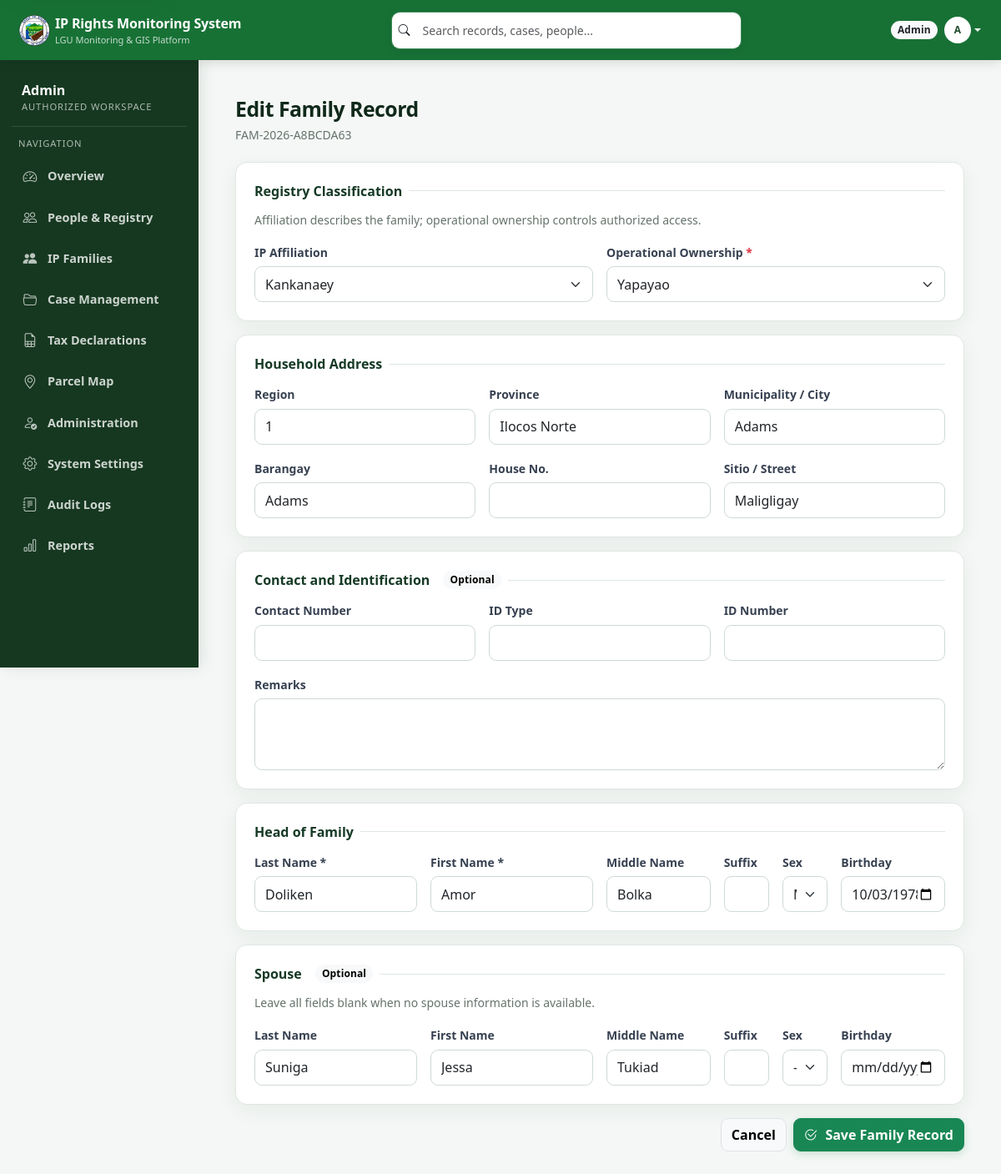
/auth/families/edit.php?id=310 (signed in), run on the app's committed database.
### tables this page shows
CREATE TABLE `ip_families` (
  `id` bigint(20) UNSIGNED NOT NULL,
  `family_reference` varchar(50) DEFAULT NULL,
  `affiliation_id` int(10) UNSIGNED DEFAULT NULL,
  `owning_tribe` varchar(150) DEFAULT NULL COMMENT 'Operational authorization scope; distinct from ethnic affiliation',
  `region` varchar(100) DEFAULT NULL,
  `province` varchar(150) DEFAULT NULL,
  `municipality_city` varchar(150) DEFAULT NULL,
  `barangay` varchar(150) DEFAULT NULL,
  `house_number` varchar(100) DEFAULT NULL,
  `sitio_street` varchar(200) DEFAULT NULL,
  `contact_number` varchar(30) DEFAULT NULL,
  `id_type` varchar(100) DEFAULT NULL,
  `id_number` varchar(150) DEFAULT NULL,
  `remarks` text DEFAULT NULL,
  `import_batch_id` bigint(20) UNSIGNED DEFAULT NULL,
  `source_reference` varchar(100) DEFAULT NULL,
  `imported_at` datetime DEFAULT NULL,
  `created_by` int(11) DEFAULT NULL,
  `updated_by` int(11) DEFAULT NULL,
  `created_at` timestamp NOT NULL DEFAULT current_timestamp(),
  `updated_at` timestamp NOT NULL DEFAULT current_timestamp() ON UPDATE current_timestamp()
);

CREATE TABLE `ip_affiliations` (
  `id` int(10) UNSIGNED NOT NULL,
  `code` varchar(50) NOT NULL,
  `name` varchar(100) NOT NULL,
  `status` enum('active','inactive') NOT NULL DEFAULT 'active',
  `created_at` timestamp NOT NULL DEFAULT current_timestamp(),
  `updated_at` timestamp NOT NULL DEFAULT current_timestamp() ON UPDATE current_timestamp()
);

CREATE TABLE `ip_family_members` (
  `id` bigint(20) UNSIGNED NOT NULL,
  `family_id` bigint(20) UNSIGNED NOT NULL,
  `member_role` enum('head','spouse') NOT NULL,
  `last_name` varchar(100) DEFAULT NULL,
  `first_name` varchar(100) DEFAULT NULL,
  `middle_name` varchar(100) DEFAULT NULL,
  `suffix` varchar(30) DEFAULT NULL,
  `sex` enum('Male','Female','Other') DEFAULT NULL,
  `birthdate` date DEFAULT NULL,
  `created_at` timestamp NOT NULL DEFAULT current_timestamp(),
  `updated_at` timestamp NOT NULL DEFAULT current_timestamp() ON UPDATE current_timestamp()
);

### includes/family_access.php (called while the page is built, shortened)
<?php
function family_scope_tribe(mysqli $conn): ?string
{
    return in_array($_SESSION['role'] ?? '', ['tribe_leader', 'tribe_rep'], true) ? current_user_tribe($conn) : null;
}
function require_family_access(mysqli $conn, int $familyId): array
{
    $stmt = $conn->prepare("SELECT f.*, a.name affiliation_name,
        CONCAT_WS(' ',h.first_name,h.middle_name,h.last_name,h.suffix) head_name,
        CONCAT_WS(' ',s.first_name,s.middle_name,s.last_name,s.suffix) spouse_name
        FROM ip_families f LEFT JOIN ip_affiliations a ON a.id=f.affiliation_id
        LEFT JOIN ip_family_members h ON h.family_id=f.id AND h.member_role='head'
        LEFT JOIN ip_family_members s ON s.family_id=f.id AND s.member_role='spouse'
        WHERE f.id=? LIMIT 1");
    $stmt->bind_param('i', $familyId); $stmt->execute();
    $family = $stmt->get_result()->fetch_assoc();
    $scope = family_scope_tribe($conn);
    return $family;
}
function family_member(mysqli $conn, int $familyId, string $role): ?array
{
    $stmt = $conn->prepare('SELECT * FROM ip_family_members WHERE family_id=? AND member_role=? LIMIT 1');
    $stmt->bind_param('is', $familyId, $role); $stmt->execute();
    return $stmt->get_result()->fetch_assoc() ?: null;
}

### includes/security.php (called while the page is built, shortened)
<?php
function e($value): string
{
    return htmlspecialchars((string) $value, ENT_QUOTES | ENT_SUBSTITUTE, 'UTF-8');
}

### auth/families/_form.php (the view, shortened to what this page needs)
<?php $head = $head ?? []; $spouse = $spouse ?? []; ?>
<form method="post" action="../../processes/family_action.php">
    <div class="card-box mb-3">
        <div class="section-title">Registry Classification</div>
        <p class="text-muted small mb-3">Affiliation describes the family; operational ownership controls authorized access.</p>
        <div class="row g-3">
            <div class="col-md-6"><label class="form-label">IP Affiliation</label><select name="affiliation_id" class="form-select"><option value="">Not recorded</option><?php foreach ($affiliations as $a): ?><option value="<?= $a['id'] ?>" <?= ((int)($family['affiliation_id'] ?? 0) === (int)$a['id']) ? 'selected' : '' ?>><?= e($a['name']) ?></option><?php endforeach; ?></select></div>
            <div class="col-md-6"><label class="form-label">Operational Ownership <span class="text-danger">*</span></label><?php if ($scope !== null): ?><input class="form-control" value="<?= e($scope) ?>" readonly><input type="hidden" name="owning_tribe" value="<?= e($scope) ?>"><?php else: ?><select class="form-select" name="owning_tribe" required><option value="">Select ownership scope</option><?php foreach ($tribes as $tribe): ?><option <?= ($family['owning_tribe'] ?? '') === $tribe ? 'selected' : '' ?>><?= e($tribe) ?></option><?php endforeach; ?></select><?php endif; ?></div>
        </div>
    </div>
    <div class="card-box mb-3">
        <div class="section-title">Household Address</div>
        <div class="row g-3"><?php foreach (['region'=>'Region','province'=>'Province','municipality_city'=>'Municipality / City','barangay'=>'Barangay','house_number'=>'House No.','sitio_street'=>'Sitio / Street'] as $name => $label): ?><div class="col-md-4"><label class="form-label"><?= $label ?></label><input class="form-control" name="<?= $name ?>" value="<?= e($family[$name] ?? '') ?>"></div><?php endforeach; ?></div>
    </div>
    <div class="card-box mb-3">
        <div class="section-title">Contact and Identification <span class="badge text-bg-light ms-2">Optional</span></div>
        <div class="row g-3">
            <div class="col-md-4"><label class="form-label">Contact Number</label><input class="form-control" name="contact_number" value="<?= e($family['contact_number'] ?? '') ?>"></div>
            <?php foreach (['id_type'=>'ID Type','id_number'=>'ID Number'] as $name => $label): ?><div class="col-md-4"><label class="form-label"><?= $label ?></label><input class="form-control" name="<?= $name ?>" value="<?= e($family[$name] ?? '') ?>"></div><?php endforeach; ?>
            <div class="col-12"><label class="form-label">Remarks</label><textarea class="form-control" rows="3" name="remarks"><?= e($family['remarks'] ?? '') ?></textarea></div>
        </div>
    </div>
    <?php foreach (['head'=>['Head of Family',true,$head],'spouse'=>['Spouse',false,$spouse]] as $prefix => [$title,$required,$person]): ?>
    <div class="card-box mb-3">
        <div class="section-title"><?= $title ?><?php if (!$required): ?><span class="badge text-bg-light ms-2">Optional</span><?php endif; ?></div>
        <?php if (!$required): ?><p class="text-muted small mb-3">Leave all fields blank when no spouse information is available.</p><?php endif; ?>
        <div class="row g-3">
            <div class="col-md-3"><label class="form-label">Last Name<?= $required ? ' *' : '' ?></label><input class="form-control" name="<?= $prefix ?>_last_name" value="<?= e($person['last_name'] ?? '') ?>" <?= $required ? 'required' : '' ?>></div>
            <div class="col-md-3"><label class="form-label">First Name<?= $required ? ' *' : '' ?></label><input class="form-control" name="<?= $prefix ?>_first_name" value="<?= e($person['first_name'] ?? '') ?>" <?= $required ? 'required' : '' ?>></div>
            <div class="col-md-2"><label class="form-label">Middle Name</label><input class="form-control" name="<?= $prefix ?>_middle_name" value="<?= e($person['middle_name'] ?? '') ?>"></div>
            <div class="col-md-1"><label class="form-label">Suffix</label><input class="form-control" name="<?= $prefix ?>_suffix" value="<?= e($person['suffix'] ?? '') ?>"></div>
            <div class="col-md-1"><label class="form-label">Sex</label><select class="form-select" name="<?= $prefix ?>_sex"><option value="">—</option><?php foreach (['Male','Female','Other'] as $sex): ?><option <?= ($person['sex'] ?? '') === $sex ? 'selected' : '' ?>><?= $sex ?></option><?php endforeach; ?></select></div>
            <div class="col-md-2"><label class="form-label">Birthday</label><input type="date" class="form-control" name="<?= $prefix ?>_birthdate" value="<?= e($person['birthdate'] ?? '') ?>"></div>
        </div>
    </div>
    <?php endforeach; ?>
    <div class="form-actions d-flex justify-content-end gap-2"><a class="btn btn-light border" href="../families.php">Cancel</a><button class="btn btn-success" type="submit"><i class="bi bi-check2-circle me-1" aria-hidden="true"></i>Save Family Record</button></div>
</form>

### auth/families/edit.php
<?php require '../../includes/header.php';require '../../includes/role_guard.php';requireRole(['admin','staff','tribe_leader','tribe_rep']);require '../../includes/db.php';require_once '../../includes/real_data_normalization.php';require_once '../../includes/family_access.php';$family=require_family_access($conn,(int)($_GET['id']??0));$head=family_member($conn,(int)$family['id'],'head');$spouse=family_member($conn,(int)$family['id'],'spouse');$affiliations=$conn->query("SELECT id,name FROM ip_affiliations WHERE status='active' ORDER BY name")->fetch_all(MYSQLI_ASSOC);$tribes=[];$r=$conn->query("SELECT DISTINCT tribe FROM user_tribes WHERE tribe<>'' UNION SELECT DISTINCT tribe FROM ip_records WHERE tribe<>'' ORDER BY tribe");while($x=$r->fetch_row())$tribes[]=$x[0];$scope=family_scope_tribe($conn);?><main class="main-no-right"><div class="page-heading"><div><h4>Edit Family Record</h4><p><?=e($family['family_reference'])?></p></div></div><?php require '_form.php';?></main><?php require '../../includes/footer.php';?>

### assets/css/app.css (style rules this page uses)
:root { --app-canvas: #f4f7f5; --app-surface: #fff; --app-line: #dfe7e2; --app-ink: #17231c; --app-muted: #65736b; --app-radius: 14px; --app-shadow: 0 7px 24px rgba(17, 57, 35, .06); }
body { font-family: "Segoe UI", system-ui, -apple-system, sans-serif; background: var(--app-canvas) !important; color: var(--app-ink) !important; }
.main, .main-no-right { max-width: 1600px; padding: 28px !important; }
.main-no-right { margin-left: 0 !important; margin-right: 0 !important; }
.card-box { border-color: var(--app-line) !important; border-radius: var(--app-radius) !important; box-shadow: var(--app-shadow) !important; padding: 22px !important; }
.page-heading { margin-bottom: 1.4rem !important; }
.page-heading h4, .main h4, .main-no-right h4 { color: #10291b !important; font-weight: 760 !important; letter-spacing: -.02em; }
.page-heading p, .text-muted { color: var(--app-muted) !important; }
.section-title { color: #163a25 !important; }
.form-control, .form-select { min-height: 43px !important; border-color: #cfdad3 !important; border-radius: 9px !important; background-color: #fff; }
textarea.form-control { min-height: auto !important; }
.btn { border-radius: 9px; font-weight: 650; }
.btn-success { box-shadow: 0 3px 10px color-mix(in srgb, var(--theme-accent) 20%, transparent); }
.badge { border-radius: 999px; padding: .42em .68em; }
:root { --app-shadow-raised:0 12px 32px rgba(17,57,35,.10);--app-space-1:.25rem;--app-space-2:.5rem;--app-space-3:.75rem;--app-space-4:1rem;--app-space-5:1.5rem;--app-space-6:2rem }
html { scroll-behavior:smooth }
.main,.main-no-right { width:100%;max-width:1560px;margin-right:auto!important }
.card-box+.card-box { margin-top:1rem }
.page-heading { display:flex;align-items:flex-start;justify-content:space-between;gap:1rem;margin-bottom:1.4rem!important }
.page-heading h4 { font-size:1.55rem }
.page-heading h4,.workspace-header h1 { color:#10291b!important;font-weight:760!important;letter-spacing:-.02em }
.page-heading p { margin:.3rem 0 0;color:var(--app-muted) }
.section-title { font-size:1rem;display:flex;align-items:center;gap:.5rem }
.section-title::after { content:"";height:1px;background:var(--app-line);flex:1;min-width:20px }
.btn { min-height:40px;display:inline-flex;align-items:center;justify-content:center;gap:.35rem }
.badge { font-weight:700;letter-spacing:.01em }

### data on the page
ip_families: family_reference "FAM-2026-A8BCDA63", affiliation_id "Kankanaey", owning_tribe "Yapayao", region "1", province "Ilocos Norte", municipality_city "Adams", barangay "Adams", sitio_street "Maligligay"
ip_family_members: last_name "Doliken", first_name "Amor", middle_name "Bolka", head_sex "Male", head_birthdate "10/03/1978"
ip_family_members: last_name "Suniga", first_name "Jessa", middle_name "Tukiad"

### other printed values
$_SESSION['role'] "Admin"
substr($_SESSION['username'] ?? 'U', 0, 1) "A"
str_replace('_', ' ', $role) "Admin"
$label "Overview"
$label "People & Registry"
$label "IP Families"
$label "Case Management"
$label "Tax Declarations"
$label "Parcel Map"
$label "Administration"
$label "System Settings"
$label "Audit Logs"
$label "Reports"
$label "Region"
$label "Province"
